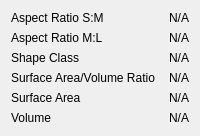
<?xml version="1.0" encoding="UTF-8"?>
<ui version="4.0">
 <class>CrystalInfoWidget</class>
 <widget class="QWidget" name="CrystalInfoWidget">
  <property name="sizePolicy">
   <sizepolicy hsizetype="Expanding" vsizetype="Expanding">
    <horstretch>0</horstretch>
    <verstretch>0</verstretch>
   </sizepolicy>
  </property>
  <property name="windowTitle">
   <string>Form</string>
  </property>
  <layout class="QGridLayout" name="gridLayout">
   <item row="0" column="0">
    <widget class="QLabel" name="ar1Label">
     <property name="text">
      <string>Aspect Ratio S:M</string>
     </property>
    </widget>
   </item>
   <item row="0" column="1">
    <widget class="QLabel" name="ar1ValueLabel">
     <property name="text">
      <string>N/A</string>
     </property>
     <property name="alignment">
      <set>Qt::AlignRight|Qt::AlignTrailing|Qt::AlignVCenter</set>
     </property>
    </widget>
   </item>
   <item row="1" column="0">
    <widget class="QLabel" name="ar2Label">
     <property name="text">
      <string>Aspect Ratio M:L</string>
     </property>
    </widget>
   </item>
   <item row="1" column="1">
    <widget class="QLabel" name="ar2ValueLabel">
     <property name="text">
      <string>N/A</string>
     </property>
     <property name="alignment">
      <set>Qt::AlignRight|Qt::AlignTrailing|Qt::AlignVCenter</set>
     </property>
    </widget>
   </item>
   <item row="2" column="0">
    <widget class="QLabel" name="shapeClassLabel">
     <property name="text">
      <string>Shape Class</string>
     </property>
    </widget>
   </item>
   <item row="2" column="1">
    <widget class="QLabel" name="shapeClassValueLabel">
     <property name="text">
      <string>N/A</string>
     </property>
     <property name="alignment">
      <set>Qt::AlignRight|Qt::AlignTrailing|Qt::AlignVCenter</set>
     </property>
    </widget>
   </item>
   <item row="3" column="0">
    <widget class="QLabel" name="saVolRatioLabel">
     <property name="text">
      <string>Surface Area/Volume Ratio</string>
     </property>
    </widget>
   </item>
   <item row="3" column="1">
    <widget class="QLabel" name="saVolRatioValueLabel">
     <property name="text">
      <string>N/A</string>
     </property>
     <property name="alignment">
      <set>Qt::AlignRight|Qt::AlignTrailing|Qt::AlignVCenter</set>
     </property>
    </widget>
   </item>
   <item row="4" column="0">
    <widget class="QLabel" name="saLabel">
     <property name="text">
      <string>Surface Area</string>
     </property>
    </widget>
   </item>
   <item row="4" column="1">
    <widget class="QLabel" name="saValueLabel">
     <property name="text">
      <string>N/A</string>
     </property>
     <property name="alignment">
      <set>Qt::AlignRight|Qt::AlignTrailing|Qt::AlignVCenter</set>
     </property>
    </widget>
   </item>
   <item row="5" column="0">
    <widget class="QLabel" name="volLabel">
     <property name="text">
      <string>Volume</string>
     </property>
    </widget>
   </item>
   <item row="5" column="1">
    <widget class="QLabel" name="volValueLabel">
     <property name="text">
      <string>N/A</string>
     </property>
     <property name="alignment">
      <set>Qt::AlignRight|Qt::AlignTrailing|Qt::AlignVCenter</set>
     </property>
    </widget>
   </item>
  </layout>
 </widget>
 <resources/>
 <connections/>
</ui>
